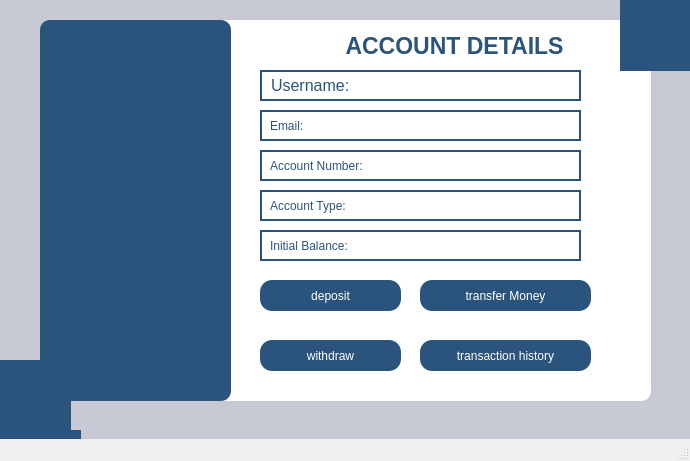
<?xml version="1.0" encoding="UTF-8"?>
<ui version="4.0">
 <class>Centralwindow</class>
 <widget class="QMainWindow" name="Centralwindow">
  <property name="geometry">
   <rect>
    <x>0</x>
    <y>0</y>
    <width>690</width>
    <height>461</height>
   </rect>
  </property>
  <property name="windowTitle">
   <string>Account Details</string>
  </property>
  <property name="styleSheet">
   <string notr="true"/>
  </property>
  <widget class="QWidget" name="centralwidget">
   <widget class="QLabel" name="label_13">
    <property name="geometry">
     <rect>
      <x>600</x>
      <y>370</y>
      <width>21</width>
      <height>21</height>
     </rect>
    </property>
    <property name="text">
     <string/>
    </property>
    <property name="pixmap">
     <pixmap resource="images.qrc">:/new/prefix1/images/wmremove-transformed.png</pixmap>
    </property>
    <property name="scaledContents">
     <bool>true</bool>
    </property>
   </widget>
   <widget class="QPushButton" name="depositbtn">
    <property name="geometry">
     <rect>
      <x>260</x>
      <y>280</y>
      <width>141</width>
      <height>31</height>
     </rect>
    </property>
    <property name="styleSheet">
     <string notr="true">QPushButton{
font: 10pt &quot;Microsoft Sans Serif&quot;;
background-color:#2b547d;
color:white;
border-radius:12px;
padding:7px 14px;
}
QPushButton:hover{
background-color:rgb(41, 128, 185);
}
QPushButton:pressed{
background-color:rgb(31, 97, 141);
}</string>
    </property>
    <property name="text">
     <string>deposit</string>
    </property>
   </widget>
   <widget class="QPushButton" name="withdrawbtn">
    <property name="geometry">
     <rect>
      <x>260</x>
      <y>340</y>
      <width>141</width>
      <height>31</height>
     </rect>
    </property>
    <property name="styleSheet">
     <string notr="true">QPushButton{
font: 10pt &quot;Microsoft Sans Serif&quot;;
background-color:#2b547d;
color:white;
border-radius:12px;
padding:7px 14px;
}
QPushButton:hover{
background-color:rgb(41, 128, 185);
}
QPushButton:pressed{
background-color:rgb(31, 97, 141);
}</string>
    </property>
    <property name="text">
     <string>withdraw</string>
    </property>
   </widget>
   <widget class="QPushButton" name="transferbtn">
    <property name="geometry">
     <rect>
      <x>420</x>
      <y>280</y>
      <width>171</width>
      <height>31</height>
     </rect>
    </property>
    <property name="styleSheet">
     <string notr="true">QPushButton{
font: 10pt &quot;Microsoft Sans Serif&quot;;
background-color:#2b547d;
color:white;
border-radius:12px;
padding:7px 14px;
}
QPushButton:hover{
background-color:rgb(41, 128, 185);
}
QPushButton:pressed{
background-color:rgb(31, 97, 141);
}</string>
    </property>
    <property name="text">
     <string>transfer Money</string>
    </property>
   </widget>
   <widget class="QPushButton" name="transactionbtn">
    <property name="geometry">
     <rect>
      <x>420</x>
      <y>340</y>
      <width>171</width>
      <height>31</height>
     </rect>
    </property>
    <property name="styleSheet">
     <string notr="true">QPushButton{
font: 10pt &quot;Microsoft Sans Serif&quot;;
background-color:#2b547d;
color:white;
border-radius:12px;
padding:7px 14px;
}
QPushButton:hover{
background-color:rgb(41, 128, 185);
}
QPushButton:pressed{
background-color:rgb(31, 97, 141);
}</string>
    </property>
    <property name="text">
     <string>transaction history</string>
    </property>
   </widget>
   <widget class="QLabel" name="label">
    <property name="geometry">
     <rect>
      <x>340</x>
      <y>30</y>
      <width>281</width>
      <height>31</height>
     </rect>
    </property>
    <property name="font">
     <font>
      <family>Arial</family>
      <pointsize>17</pointsize>
      <italic>false</italic>
      <bold>true</bold>
     </font>
    </property>
    <property name="styleSheet">
     <string notr="true">QLabel{
background-color:white;
font: 700 17pt &quot;Arial&quot;;
color:#2b547d;}</string>
    </property>
    <property name="text">
     <string> ACCOUNT DETAILS</string>
    </property>
   </widget>
   <widget class="QLabel" name="label_2">
    <property name="geometry">
     <rect>
      <x>0</x>
      <y>-9</y>
      <width>731</width>
      <height>541</height>
     </rect>
    </property>
    <property name="styleSheet">
     <string notr="true">QLabel{
background-color:rgb(199, 201, 213);
}</string>
    </property>
    <property name="text">
     <string/>
    </property>
   </widget>
   <widget class="QLabel" name="label_5">
    <property name="geometry">
     <rect>
      <x>200</x>
      <y>20</y>
      <width>451</width>
      <height>381</height>
     </rect>
    </property>
    <property name="styleSheet">
     <string notr="true">QLabel{
background-color:rgb(255, 255, 255);
border-radius:10px;
}</string>
    </property>
    <property name="text">
     <string/>
    </property>
   </widget>
   <widget class="QLabel" name="label_3">
    <property name="geometry">
     <rect>
      <x>40</x>
      <y>20</y>
      <width>191</width>
      <height>381</height>
     </rect>
    </property>
    <property name="styleSheet">
     <string notr="true">border-radius:10px;
background-color:#2b547d;</string>
    </property>
    <property name="text">
     <string/>
    </property>
   </widget>
   <widget class="QLabel" name="label_6">
    <property name="geometry">
     <rect>
      <x>620</x>
      <y>-10</y>
      <width>71</width>
      <height>81</height>
     </rect>
    </property>
    <property name="styleSheet">
     <string notr="true">QLabel{
background-color:#2b547d;
}</string>
    </property>
    <property name="text">
     <string/>
    </property>
   </widget>
   <widget class="QLabel" name="label_11">
    <property name="geometry">
     <rect>
      <x>50</x>
      <y>150</y>
      <width>171</width>
      <height>111</height>
     </rect>
    </property>
    <property name="text">
     <string/>
    </property>
    <property name="pixmap">
     <pixmap resource="images.qrc">:/new/prefix1/images/wmremove-transformed.png</pixmap>
    </property>
    <property name="scaledContents">
     <bool>true</bool>
    </property>
   </widget>
   <widget class="QLabel" name="label_15">
    <property name="geometry">
     <rect>
      <x>630</x>
      <y>10</y>
      <width>51</width>
      <height>51</height>
     </rect>
    </property>
    <property name="text">
     <string/>
    </property>
    <property name="pixmap">
     <pixmap resource="images.qrc">:/new/prefix1/images/wmremove-transformed.png</pixmap>
    </property>
    <property name="scaledContents">
     <bool>true</bool>
    </property>
   </widget>
   <widget class="QLabel" name="label_7">
    <property name="geometry">
     <rect>
      <x>-10</x>
      <y>430</y>
      <width>91</width>
      <height>101</height>
     </rect>
    </property>
    <property name="styleSheet">
     <string notr="true">QLabel{
background-color:#2b547d;
}</string>
    </property>
    <property name="text">
     <string/>
    </property>
   </widget>
   <widget class="QLabel" name="label_16">
    <property name="geometry">
     <rect>
      <x>10</x>
      <y>460</y>
      <width>51</width>
      <height>51</height>
     </rect>
    </property>
    <property name="text">
     <string/>
    </property>
    <property name="pixmap">
     <pixmap resource="images.qrc">:/new/prefix1/images/wmremove-transformed.png</pixmap>
    </property>
    <property name="scaledContents">
     <bool>true</bool>
    </property>
   </widget>
   <widget class="QLabel" name="username_label">
    <property name="geometry">
     <rect>
      <x>260</x>
      <y>70</y>
      <width>321</width>
      <height>31</height>
     </rect>
    </property>
    <property name="font">
     <font>
      <family>Microsoft Sans Serif</family>
      <pointsize>12</pointsize>
      <italic>false</italic>
      <bold>false</bold>
     </font>
    </property>
    <property name="styleSheet">
     <string notr="true">QLabel{
font: 12pt &quot;Microsoft Sans Serif&quot;;
background-color: rgb(255, 255, 255);
color:rgb(43, 84, 125);
border:2px solid rgb(43, 84, 125);
padding:5px;
}
QLabel:hover {
    border: 2px solid rgb(0, 120, 215); /* Light blue */
	background-color: rgb(240, 248, 255);
}

/* Change border and background when focused (clicked) */
QLabel:focus {
    border: 2px solid rgb(0, 150, 255); /* Brighter blue */
    background-color: rgb(230, 247, 255); /* Light blue background */
}
</string>
    </property>
    <property name="text">
     <string>Username: </string>
    </property>
   </widget>
   <widget class="QLabel" name="email_label">
    <property name="geometry">
     <rect>
      <x>260</x>
      <y>110</y>
      <width>321</width>
      <height>31</height>
     </rect>
    </property>
    <property name="styleSheet">
     <string notr="true">QLabel{
font: 12pt &quot;Microsoft Sans Serif&quot;;
background-color: rgb(255, 255, 255);
color:rgb(43, 84, 125);
border:2px solid rgb(43, 84, 125);
padding:5px;
}
QLabel:hover {
    border: 2px solid rgb(0, 120, 215); /* Light blue */
	background-color: rgb(240, 248, 255);
}

/* Change border and background when focused (clicked) */
QLabel:focus {
    border: 2px solid rgb(0, 150, 255); /* Brighter blue */
    background-color: rgb(230, 247, 255); /* Light blue background */
}
</string>
    </property>
    <property name="text">
     <string>Email: </string>
    </property>
   </widget>
   <widget class="QLabel" name="account_no_label">
    <property name="geometry">
     <rect>
      <x>260</x>
      <y>150</y>
      <width>321</width>
      <height>31</height>
     </rect>
    </property>
    <property name="styleSheet">
     <string notr="true">QLabel{
font: 12pt &quot;Microsoft Sans Serif&quot;;
background-color: rgb(255, 255, 255);
color:rgb(43, 84, 125);
border:2px solid rgb(43, 84, 125);
padding:5px;
}
QLabel:hover {
    border: 2px solid rgb(0, 120, 215); /* Light blue */
	background-color: rgb(240, 248, 255);
}

/* Change border and background when focused (clicked) */
QLabel:focus {
    border: 2px solid rgb(0, 150, 255); /* Brighter blue */
    background-color: rgb(230, 247, 255); /* Light blue background */
}
</string>
    </property>
    <property name="text">
     <string>Account Number: </string>
    </property>
   </widget>
   <widget class="QLabel" name="acc_type_label">
    <property name="geometry">
     <rect>
      <x>260</x>
      <y>190</y>
      <width>321</width>
      <height>31</height>
     </rect>
    </property>
    <property name="styleSheet">
     <string notr="true">QLabel{
font: 12pt &quot;Microsoft Sans Serif&quot;;
background-color: rgb(255, 255, 255);
color:rgb(43, 84, 125);
border:2px solid rgb(43, 84, 125);
padding:5px;
}
QLabel:hover {
    border: 2px solid rgb(0, 120, 215); /* Light blue */
	background-color: rgb(240, 248, 255);
}

/* Change border and background when focused (clicked) */
QLabel:focus {
    border: 2px solid rgb(0, 150, 255); /* Brighter blue */
    background-color: rgb(230, 247, 255); /* Light blue background */
}
</string>
    </property>
    <property name="text">
     <string>Account Type: </string>
    </property>
   </widget>
   <widget class="QLabel" name="balance_label">
    <property name="geometry">
     <rect>
      <x>260</x>
      <y>230</y>
      <width>321</width>
      <height>31</height>
     </rect>
    </property>
    <property name="styleSheet">
     <string notr="true">QLabel{
font: 12pt &quot;Microsoft Sans Serif&quot;;
background-color: rgb(255, 255, 255);
color:rgb(43, 84, 125);
border:2px solid rgb(43, 84, 125);
padding:5px;
}
QLabel:hover {
    border: 2px solid rgb(0, 120, 215); /* Light blue */
	background-color: rgb(240, 248, 255);
}

/* Change border and background when focused (clicked) */
QLabel:focus {
    border: 2px solid rgb(0, 150, 255); /* Brighter blue */
    background-color: rgb(230, 247, 255); /* Light blue background */
}
</string>
    </property>
    <property name="text">
     <string>Initial Balance: </string>
    </property>
   </widget>
   <widget class="QLabel" name="label_8">
    <property name="geometry">
     <rect>
      <x>0</x>
      <y>360</y>
      <width>71</width>
      <height>71</height>
     </rect>
    </property>
    <property name="styleSheet">
     <string notr="true">QLabel{
background-color:#2b547d;
}</string>
    </property>
    <property name="text">
     <string/>
    </property>
   </widget>
   <widget class="QLabel" name="label_17">
    <property name="geometry">
     <rect>
      <x>10</x>
      <y>370</y>
      <width>51</width>
      <height>51</height>
     </rect>
    </property>
    <property name="text">
     <string/>
    </property>
    <property name="pixmap">
     <pixmap resource="images.qrc">:/new/prefix1/images/wmremove-transformed.png</pixmap>
    </property>
    <property name="scaledContents">
     <bool>true</bool>
    </property>
   </widget>
   <zorder>label_2</zorder>
   <zorder>label_13</zorder>
   <zorder>label_5</zorder>
   <zorder>label</zorder>
   <zorder>label_3</zorder>
   <zorder>label_11</zorder>
   <zorder>depositbtn</zorder>
   <zorder>withdrawbtn</zorder>
   <zorder>transferbtn</zorder>
   <zorder>transactionbtn</zorder>
   <zorder>label_6</zorder>
   <zorder>label_15</zorder>
   <zorder>label_7</zorder>
   <zorder>label_16</zorder>
   <zorder>username_label</zorder>
   <zorder>email_label</zorder>
   <zorder>account_no_label</zorder>
   <zorder>acc_type_label</zorder>
   <zorder>balance_label</zorder>
   <zorder>label_8</zorder>
   <zorder>label_17</zorder>
  </widget>
  <widget class="QMenuBar" name="menubar">
   <property name="geometry">
    <rect>
     <x>0</x>
     <y>0</y>
     <width>690</width>
     <height>18</height>
    </rect>
   </property>
  </widget>
  <widget class="QStatusBar" name="statusbar"/>
 </widget>
 <resources>
  <include location="images.qrc"/>
 </resources>
 <connections/>
</ui>
